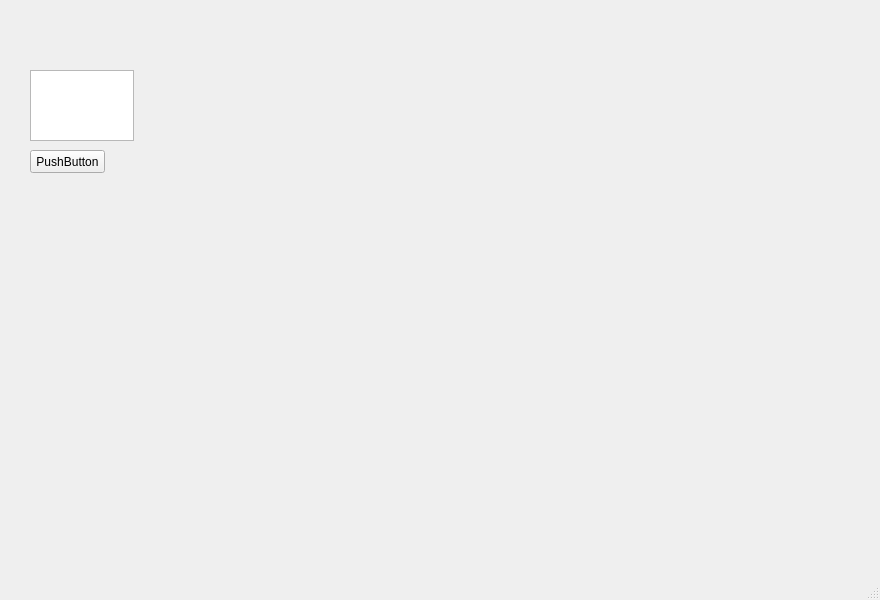
<?xml version="1.0" encoding="UTF-8"?>
<ui version="4.0">
 <class>MainWindow</class>
 <widget class="QMainWindow" name="MainWindow">
  <property name="geometry">
   <rect>
    <x>0</x>
    <y>0</y>
    <width>880</width>
    <height>600</height>
   </rect>
  </property>
  <property name="windowTitle">
   <string>MainWindow</string>
  </property>
  <widget class="QWidget" name="centralwidget">
   <widget class="QPushButton" name="pushButton">
    <property name="geometry">
     <rect>
      <x>30</x>
      <y>150</y>
      <width>75</width>
      <height>23</height>
     </rect>
    </property>
    <property name="text">
     <string>PushButton</string>
    </property>
   </widget>
   <widget class="QTextEdit" name="textEdit">
    <property name="geometry">
     <rect>
      <x>30</x>
      <y>70</y>
      <width>104</width>
      <height>71</height>
     </rect>
    </property>
   </widget>
  </widget>
  <widget class="QMenuBar" name="menubar">
   <property name="geometry">
    <rect>
     <x>0</x>
     <y>0</y>
     <width>880</width>
     <height>21</height>
    </rect>
   </property>
  </widget>
  <widget class="QStatusBar" name="statusbar"/>
 </widget>
 <resources/>
 <connections/>
</ui>
